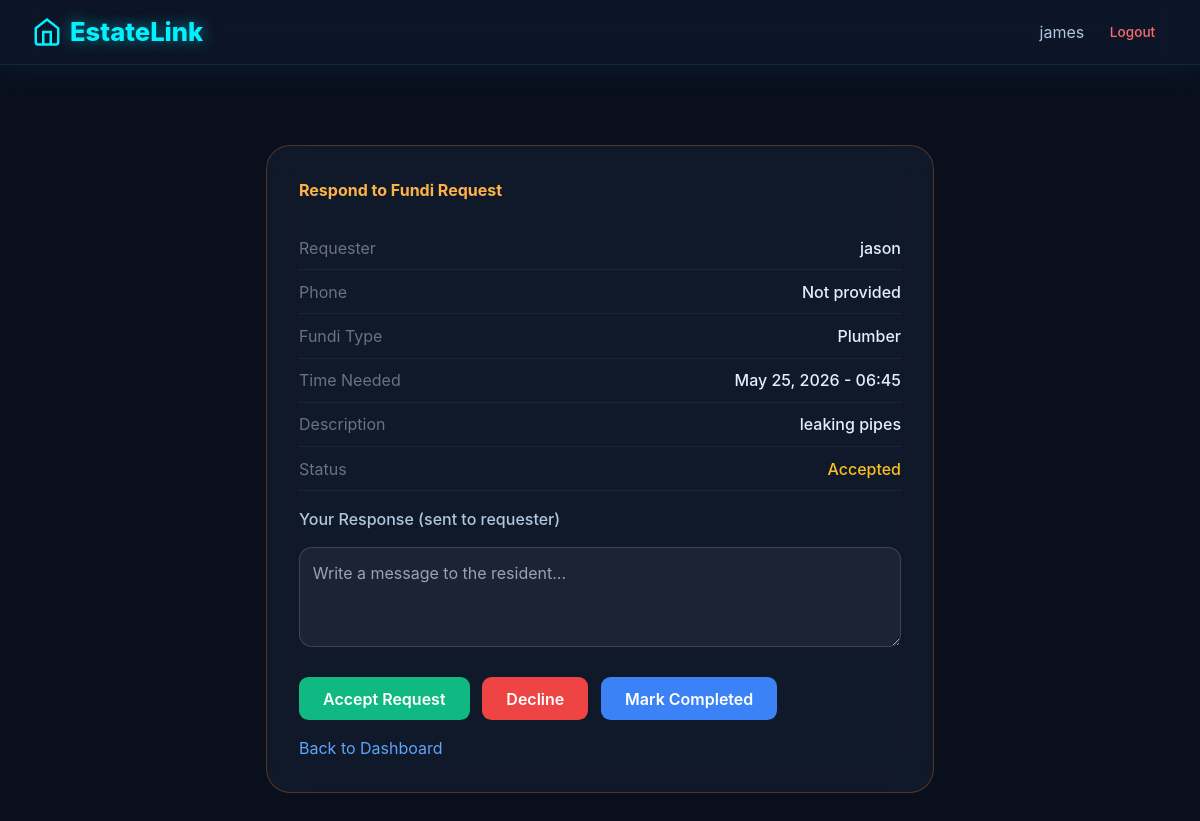
The page /admin-respond/1/ (signed in) on the database its author committed.
### core/models.py (models this page shows, shortened)
class FundiRequest(models.Model):
    estate = models.ForeignKey(Estate, on_delete=models.CASCADE, related_name='fundi_requests')
    requester = models.ForeignKey(User, on_delete=models.CASCADE, related_name='fundi_requests')
    requester_name = models.CharField(max_length=100)
    requester_phone = models.CharField(max_length=15, blank=True)
    provider = models.ForeignKey(ServiceProvider, on_delete=models.SET_NULL, null=True, blank=True)
    fundi_type = models.CharField(max_length=100)
    time_needed = models.DateTimeField(null=True, blank=True)
    description = models.TextField(blank=True)
    admin_response = models.TextField(blank=True)
    status = models.CharField(max_length=20, default='pending', choices=[
        ('pending', 'Pending'),
        ('accepted', 'Accepted'),
        ('completed', 'Completed'),
        ('cancelled', 'Cancelled'),
    ])
    created_at = models.DateTimeField(auto_now_add=True)

### core/views.py (the view, shortened to what this page needs)
# urls.py: path('admin-respond/<int:request_id>/', views.admin_respond_view, name='admin_respond'),
@login_required
def admin_respond_view(request, request_id):
    try: ea = EstateAdmin.objects.get(user=request.user, is_subscribed=True)
    except EstateAdmin.DoesNotExist: messages.error(request, "Permission denied."); return redirect('dashboard')
    fr = get_object_or_404(FundiRequest, id=request_id, estate=ea.estate)
    return render(request, 'core/admin_respond.html', {'fundi_request': fr})

### core/context_processors.py (called while the page is built)
def custom_tabs(request):
    tabs = []
    if request.user.is_authenticated:
        try:
            profile = request.user.userprofile
            if profile and profile.estate:
                from .models import CustomTab
                tabs = CustomTab.objects.filter(
                    estate=profile.estate,
                    is_active=True
                ).order_by('created_at')
        except Exception:
            pass
    return {'custom_tabs': tabs}

### core/templates/core/admin_respond.html (shortened to what this page needs)
{% extends 'core/base.html' %}
{% block content %}
<div class="respond-container">
  <div class="respond-card">
    <h2>Respond to Fundi Request</h2>
    <div class="detail-row">
      <span class="detail-label">Requester</span>
      <span class="detail-value">{{ fundi_request.requester_name }}</span>
    </div>
    <div class="detail-row">
      <span class="detail-label">Phone</span>
      <span class="detail-value">{{ fundi_request.requester_phone|default:"Not provided" }}</span>
    </div>
    <div class="detail-row">
      <span class="detail-label">Fundi Type</span>
      <span class="detail-value">{{ fundi_request.fundi_type }}</span>
    </div>
    <div class="detail-row">
      <span class="detail-label">Time Needed</span>
      <span class="detail-value">{{ fundi_request.time_needed|date:"M d, Y - H:i"|default:"Not specified" }}</span>
    </div>
    <div class="detail-row">
      <span class="detail-label">Description</span>
      <span class="detail-value">{{ fundi_request.description|default:"No description" }}</span>
    </div>
    <div class="detail-row">
      <span class="detail-label">Status</span>
      <span class="detail-value" style="color: #fbbf24;">{{ fundi_request.get_status_display }}</span>
    </div>
    <form method="post">
      <label style="color: #b0c7e0; font-weight: 500; display: block; margin-top: 1rem;">Your Response (sent to requester)</label>
      <textarea name="response_message" placeholder="Write a message to the resident..."></textarea>
      <div class="btn-group">
        <button type="submit" name="action" value="accept" class="accept-btn">Accept Request</button>
        <button type="submit" name="action" value="decline" class="decline-btn">Decline</button>
        {% if fundi_request.status == 'accepted' %}
        <button type="submit" name="action" value="complete" class="complete-btn">Mark Completed</button>
        {% endif %}
      </div>
    </form>
    <a href="{% url 'dashboard' %}" class="back-link">Back to Dashboard</a>
  </div>
</div>
{% endblock %}

### core/templates/core/base.html (shortened to what this page needs)
<!DOCTYPE html>
<html lang="en">
<head>
    <script src="https://cdn.tailwindcss.com"></script>
    <link href="https://cdnjs.cloudflare.com/ajax/libs/flowbite/2.2.0/flowbite.min.css" rel="stylesheet" />
</head>
<body>
    <nav class="sticky top-0 z-50 glass-nav">
        <div class="max-w-7xl mx-auto px-4 sm:px-6 lg:px-8">
            <div class="flex justify-between h-16 items-center">
                <a href="{% url 'dashboard' %}" class="flex items-center gap-2 logo-text">
                    <svg width="30" height="30" viewBox="0 0 24 24" fill="none" stroke="currentColor" stroke-width="2">
                        <path d="M3 9l9-7 9 7v11a2 2 0 0 1-2 2H5a2 2 0 0 1-2-2z"/>
                        <polyline points="9 22 9 12 15 12 15 22"/>
                    </svg>
                    EstateLink
                </a>
                <div class="flex items-center space-x-4">
                    {% if user.is_authenticated %}
                        <div class="nav-links">
                            <span class="user-greeting">{{ user.username }}</span>
                            <a href="{% url 'logout' %}" class="logout-link">Logout</a>
                        </div>
                    {% else %}
                        <a href="{% url 'login' %}" class="login-link">Login</a>
                    {% endif %}
                </div>
            </div>
        </div>
    </nav>
    <main class="max-w-7xl mx-auto px-4 sm:px-6 lg:px-8 py-8">
        {% block content %}{% endblock %}
    </main>
</body>
</html>

### core/templates/core/base.html (style rules this page uses)
body { font-family: 'Inter', system-ui, -apple-system, sans-serif; background: #0a0f1e; color: #e0f0ff; min-height: 100vh; }
.glass-nav { background: rgba(15, 25, 45, 0.7); backdrop-filter: blur(20px); border-bottom: 1px solid rgba(0, 255, 255, 0.1); box-shadow: 0 4px 30px rgba(0, 180, 255, 0.08); }
.logo-text { font-size: 1.6rem; font-weight: 800; color: #00f2fe; text-shadow: 0 0 15px rgba(0, 242, 254, 0.5); text-decoration: none; }
.user-greeting { color: #b0c7e0; display: flex; align-items: center; gap: 0.4rem; }
.logout-link { color: #ff6b6b; font-size: 0.85rem; font-weight: 500; padding: 0.3rem 0.8rem; border-radius: 0.5rem; text-decoration: none; }
.nav-links { display: flex; align-items: center; gap: 0.8rem; }

### core/templates/core/admin_respond.html (style rules this page uses)
body { background: #0a0f1e !important; }
.respond-container { max-width: 700px; margin: 2rem auto; padding: 1rem; }
.respond-card { background: rgba(18, 28, 46, 0.8); backdrop-filter: blur(20px); border: 1px solid rgba(249, 115, 22, 0.3); border-radius: 1.5rem; padding: 2rem; }
.respond-card h2 { color: #ffb347; font-weight: 700; margin-bottom: 1.5rem; }
.detail-row { display: flex; justify-content: space-between; padding: 0.6rem 0; border-bottom: 1px solid rgba(255,255,255,0.05); }
.detail-label { color: #6b7280; }
.detail-value { color: #e0f0ff; font-weight: 500; }
textarea { width: 100%; background: rgba(255,255,255,0.05); border: 1px solid rgba(255,255,255,0.15); border-radius: 0.8rem; padding: 0.8rem; color: white; margin-top: 1rem; outline: none; resize: vertical; min-height: 100px; }
.btn-group { display: flex; gap: 0.8rem; margin-top: 1.5rem; flex-wrap: wrap; }
.accept-btn { background: #10b981; border: none; color: white; padding: 0.6rem 1.5rem; border-radius: 0.6rem; font-weight: 600; cursor: pointer; }
.decline-btn { background: #ef4444; border: none; color: white; padding: 0.6rem 1.5rem; border-radius: 0.6rem; font-weight: 600; cursor: pointer; }
.complete-btn { background: #3b82f6; border: none; color: white; padding: 0.6rem 1.5rem; border-radius: 0.6rem; font-weight: 600; cursor: pointer; }
.back-link { color: #60a5fa; text-decoration: none; margin-top: 1rem; display: inline-block; }

### rows shown on the page
FundiRequest: requester_name "jason", requester_phone "Not provided", fundi_type "Plumber", time_needed "May 25, 2026 - 06:45", description "leaking pipes", status "Accepted"

### other values the page prints
{{ user.username }} "james"
